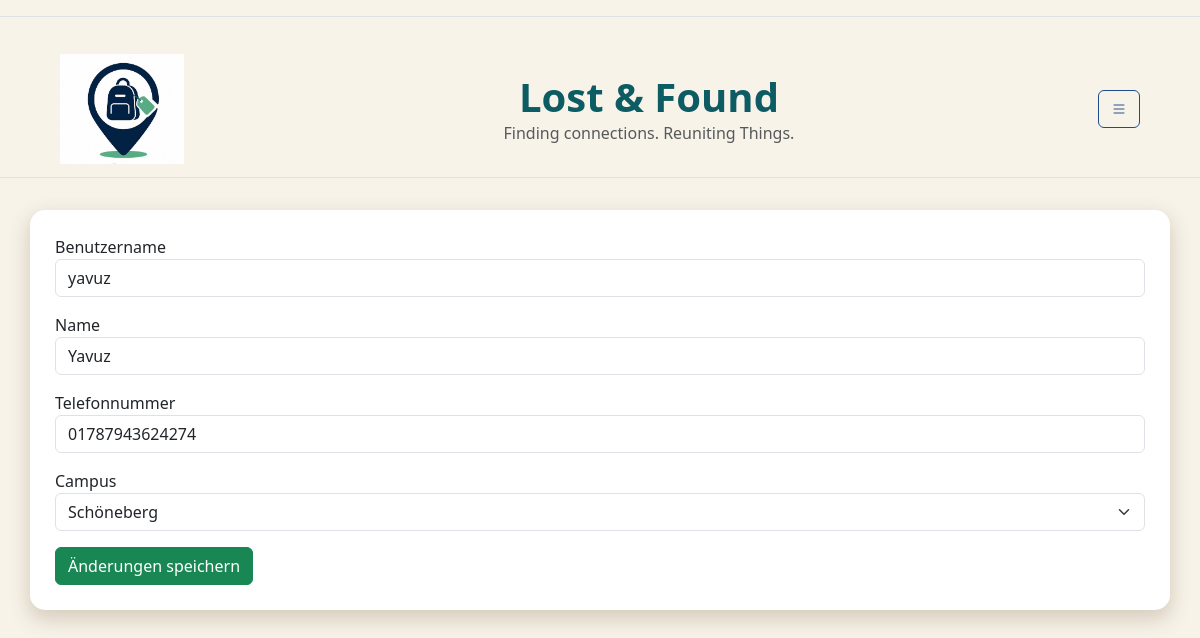
/profile/edit/ (signed in), run on the app's committed database.
### db.py (models this page shows)
class StandardUser(db.Model):
    __tablename__ = "standardUser"
    user_id = db.Column( db.Integer, primary_key=True )
    campus_id = db.Column( db.String, db.ForeignKey("campus.campus_id") )
    name = db.Column( db.String)
    benutzername = db.Column( db.String, unique=True)
    telefonnummer = db.Column(db.String)
    standardtext = db.Column(db.Text)
    passwort = db.Column(db.String,nullable=False)
    hwr_mail = db.Column(db.String, unique=True,nullable=False )
    is_admin = db.Column(db.Boolean, default=False)
    campus = db.relationship("Campus",back_populates="users")
    posts = db.relationship( "Post",back_populates="user")

### app.py (the view, shortened to what this page needs)
@app.route('/profile/edit/', methods=['GET', 'POST'])
def edit_profile():
    if "user_id" not in session:
        flash("Bitte zuerst einloggen!", "warning")
        return redirect(url_for("login"))
    user = db.session.get(
        StandardUser,
        session["user_id"]
    )
    form = forms.EditProfileForm(obj=user)
    return render_template(
        "edit_profile.html",
        form=form
    )

### forms.py
class EditProfileForm(FlaskForm):
    benutzername = StringField( "Benutzername", validators=[InputRequired()])
    name = StringField(
        "Name",
        validators=[InputRequired()]
    )
    telefonnummer = StringField(
        "Telefonnummer"
    )
    campus_id = SelectField(
        "Campus",
        choices=[
            ("Schöneberg", "Schöneberg"),
            ("Lichtenberg", "Lichtenberg"),
            ("Startup Incubator", "Startup Incubator")
        ]
    )
    submit = SubmitField("Änderungen speichern")

### templates/edit_profile.html (shortened to what this page needs)
{%extends "base.html" %}
{% block CONTENT %}
<form method="POST">
     <div class="mb-3">
        {{ form.benutzername.label }}
        {{ form.benutzername(class="form-control") }}
    </div>
    <div class="mb-3">
        {{ form.name.label }}
        {{ form.name(class="form-control") }}
    </div>
    <div class="mb-3">
        {{ form.telefonnummer.label }}
        {{ form.telefonnummer(class="form-control") }}
    </div>
    <div class="mb-3">
        {{ form.campus_id.label }}
        {{ form.campus_id(class="form-select") }}
    </div>
    {{ form.submit(class="btn btn-success") }}
</form>
    {% endblock %}

### static/css/style.css (style rules this page uses)
body { background-color: var(--color-main) !important; }

### static/css/color.css (style rules this page uses)
:root { --color-main: rgb(247, 243, 233); --color-shadow: rgb(215, 205, 190); --color-highlight: rgb(13, 92, 99); --color-accent1: rgb(46, 196, 182); --color-accent2: rgb(29, 78, 137); }

### data on the page
StandardUser: benutzername "yavuz", name "Yavuz", telefonnummer "01787943624274", campus_id "Schöneberg"
